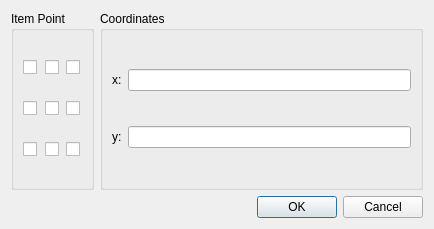
<ui version="4.0" >
 <class>QgsItemPositionDialogBase</class>
 <widget class="QDialog" name="QgsItemPositionDialogBase" >
  <property name="geometry" >
   <rect>
    <x>0</x>
    <y>0</y>
    <width>434</width>
    <height>229</height>
   </rect>
  </property>
  <property name="windowTitle" >
   <string>Set item position</string>
  </property>
  <layout class="QGridLayout" >
   <item row="0" column="0" >
    <widget class="QGroupBox" name="mPositionGroupBox" >
     <property name="title" >
      <string>Item Point</string>
     </property>
     <layout class="QGridLayout" >
      <item row="0" column="0" >
       <widget class="QCheckBox" name="mUpperLeftCheckBox" >
        <property name="text" >
         <string/>
        </property>
       </widget>
      </item>
      <item row="0" column="1" >
       <widget class="QCheckBox" name="mUpperMiddleCheckBox" >
        <property name="text" >
         <string/>
        </property>
       </widget>
      </item>
      <item row="0" column="2" >
       <widget class="QCheckBox" name="mUpperRightCheckBox" >
        <property name="text" >
         <string/>
        </property>
       </widget>
      </item>
      <item row="1" column="0" >
       <widget class="QCheckBox" name="mMiddleLeftCheckBox" >
        <property name="text" >
         <string/>
        </property>
       </widget>
      </item>
      <item row="1" column="1" >
       <widget class="QCheckBox" name="mMiddleCheckBox" >
        <property name="text" >
         <string/>
        </property>
       </widget>
      </item>
      <item row="1" column="2" >
       <widget class="QCheckBox" name="mMiddleRightCheckBox" >
        <property name="text" >
         <string/>
        </property>
       </widget>
      </item>
      <item row="2" column="0" >
       <widget class="QCheckBox" name="mLowerLeftCheckBox" >
        <property name="text" >
         <string/>
        </property>
       </widget>
      </item>
      <item row="2" column="1" >
       <widget class="QCheckBox" name="mLowerMiddleCheckBox" >
        <property name="text" >
         <string/>
        </property>
       </widget>
      </item>
      <item row="2" column="2" >
       <widget class="QCheckBox" name="mLowerRightCheckBox" >
        <property name="text" >
         <string/>
        </property>
       </widget>
      </item>
     </layout>
    </widget>
   </item>
   <item row="0" column="1" >
    <widget class="QGroupBox" name="mCoordinatesGroupBox" >
     <property name="title" >
      <string>Coordinates</string>
     </property>
     <layout class="QGridLayout" >
      <item row="0" column="0" >
       <layout class="QHBoxLayout" >
        <item>
         <widget class="QLabel" name="mXLabel" >
          <property name="text" >
           <string>x:</string>
          </property>
         </widget>
        </item>
        <item>
         <widget class="QLineEdit" name="mXLineEdit" />
        </item>
       </layout>
      </item>
      <item row="1" column="0" >
       <layout class="QHBoxLayout" >
        <item>
         <widget class="QLabel" name="mYLabel" >
          <property name="text" >
           <string>y:</string>
          </property>
         </widget>
        </item>
        <item>
         <widget class="QLineEdit" name="mYLineEdit" />
        </item>
       </layout>
      </item>
     </layout>
    </widget>
   </item>
   <item row="1" column="0" colspan="2" >
    <widget class="QDialogButtonBox" name="buttonBox" >
     <property name="orientation" >
      <enum>Qt::Horizontal</enum>
     </property>
     <property name="standardButtons" >
      <set>QDialogButtonBox::Cancel|QDialogButtonBox::NoButton|QDialogButtonBox::Ok</set>
     </property>
    </widget>
   </item>
  </layout>
 </widget>
 <resources/>
 <connections>
  <connection>
   <sender>buttonBox</sender>
   <signal>accepted()</signal>
   <receiver>QgsItemPositionDialogBase</receiver>
   <slot>accept()</slot>
   <hints>
    <hint type="sourcelabel" >
     <x>248</x>
     <y>254</y>
    </hint>
    <hint type="destinationlabel" >
     <x>157</x>
     <y>274</y>
    </hint>
   </hints>
  </connection>
  <connection>
   <sender>buttonBox</sender>
   <signal>rejected()</signal>
   <receiver>QgsItemPositionDialogBase</receiver>
   <slot>reject()</slot>
   <hints>
    <hint type="sourcelabel" >
     <x>316</x>
     <y>260</y>
    </hint>
    <hint type="destinationlabel" >
     <x>286</x>
     <y>274</y>
    </hint>
   </hints>
  </connection>
 </connections>
</ui>
